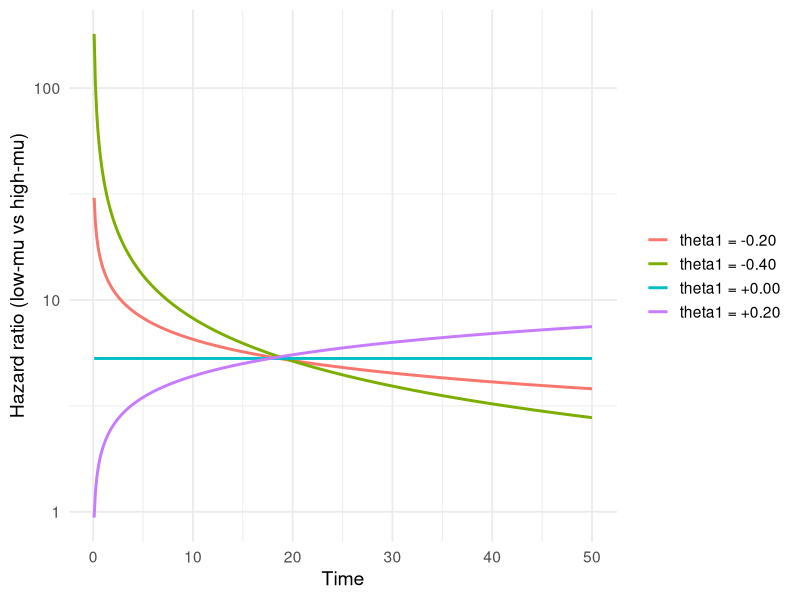
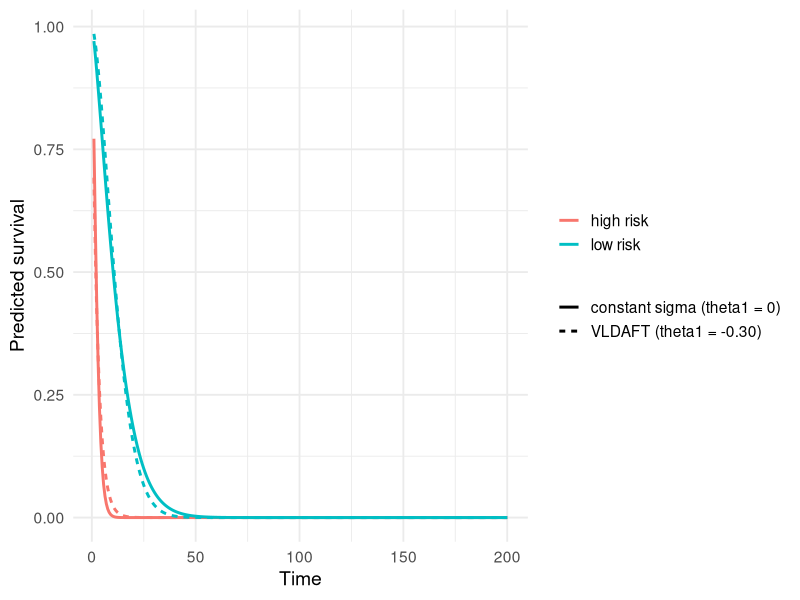

Recreate these plots in R, in order.
## ---- chunk 1
#| label: fig-theta
#| fig-cap: "Hazard ratio (high vs low risk) over time, Weibull errors. With θ₁ = 0 the ratio is constant; with θ₁ < 0 the hazards converge."
#| code-fold: true
library(ggplot2)
weibull_hazard <- function(t, mu, sigma) {
  alpha <- 1 / sigma
  lambda <- exp(-mu / sigma)
  alpha * lambda * t^(alpha - 1)
}
mu_high <- 4.0   # longer expected log-time
mu_low  <- 3.0   # shorter expected log-time
gamma0  <- log(0.6)
t_grid  <- seq(0.1, 50, length.out = 400)
make_curve <- function(theta1) {
  sigma_high <- exp(gamma0 + theta1 * (mu_high - 3.5))
  sigma_low  <- exp(gamma0 + theta1 * (mu_low  - 3.5))
  hr <- weibull_hazard(t_grid, mu_low,  sigma_low) /
        weibull_hazard(t_grid, mu_high, sigma_high)
  data.frame(t = t_grid, hr = hr,
             theta1 = sprintf("theta1 = %+0.2f", theta1))
}
df <- do.call(rbind, lapply(c(0, -0.20, -0.40, 0.20), make_curve))
ggplot(df, aes(t, hr, colour = theta1)) +
  geom_line(linewidth = 1) +
  scale_y_log10() +
  labs(x = "Time", y = "Hazard ratio (low-mu vs high-mu)",
       colour = NULL) +
  theme_minimal(base_size = 14)
## ---- chunk 2
set.seed(20240421)
sim_aft_data <- function(n = 600, theta1 = -0.30) {
  x1 <- rnorm(n)
  x2 <- rbinom(n, 1, 0.4)
  mu <- 2.0 + 0.6 * x1 - 0.4 * x2
  log_sigma <- -0.30 + theta1 * (mu - mean(mu))
  sigma <- exp(log_sigma)
  eps <- log(-log(runif(n)))    # standard Gumbel
  t_event <- exp(mu + sigma * eps)
  c_time  <- rexp(n, rate = 0.03)
  data.frame(time   = pmin(t_event, c_time),
             status = as.integer(t_event <= c_time),
             x1     = x1,
             x2     = x2)
}
d <- sim_aft_data()
table(d$status)
## ---- chunk 3
#| label: fig-survival
#| fig-cap: "Predicted survival under θ₁ = 0 (dashed) vs θ₁ = -0.3 (solid). The mis-specified constant-σ model under-predicts long-term survival in the low-risk group."
#| code-fold: true
library(ggplot2)
weibull_S <- function(t, mu, sigma) {
  exp(-exp((log(t) - mu) / sigma))
}
t_grid <- seq(1, 200, length.out = 300)
mu_low  <- 2.0 + 0.6 * 1.0 - 0.4 * 0
mu_high <- 2.0 + 0.6 * (-1.0) - 0.4 * 1
mubar   <- 2.0
make_panel <- function(theta1) {
  s_low_low  <- weibull_S(t_grid, mu_low,  exp(-0.30 + theta1 * (mu_low  - mubar)))
  s_high     <- weibull_S(t_grid, mu_high, exp(-0.30 + theta1 * (mu_high - mubar)))
  rbind(
    data.frame(t = t_grid, S = s_low_low,  group = "low risk",  theta1 = theta1),
    data.frame(t = t_grid, S = s_high,     group = "high risk", theta1 = theta1)
  )
}
df <- rbind(make_panel(0.0), make_panel(-0.30))
df$linetype <- ifelse(df$theta1 == 0, "constant sigma (theta1 = 0)",
                                       "VLDAFT (theta1 = -0.30)")
ggplot(df, aes(t, S, colour = group, linetype = linetype)) +
  geom_line(linewidth = 1) +
  labs(x = "Time", y = "Predicted survival", colour = NULL,
       linetype = NULL) +
  theme_minimal(base_size = 14)
